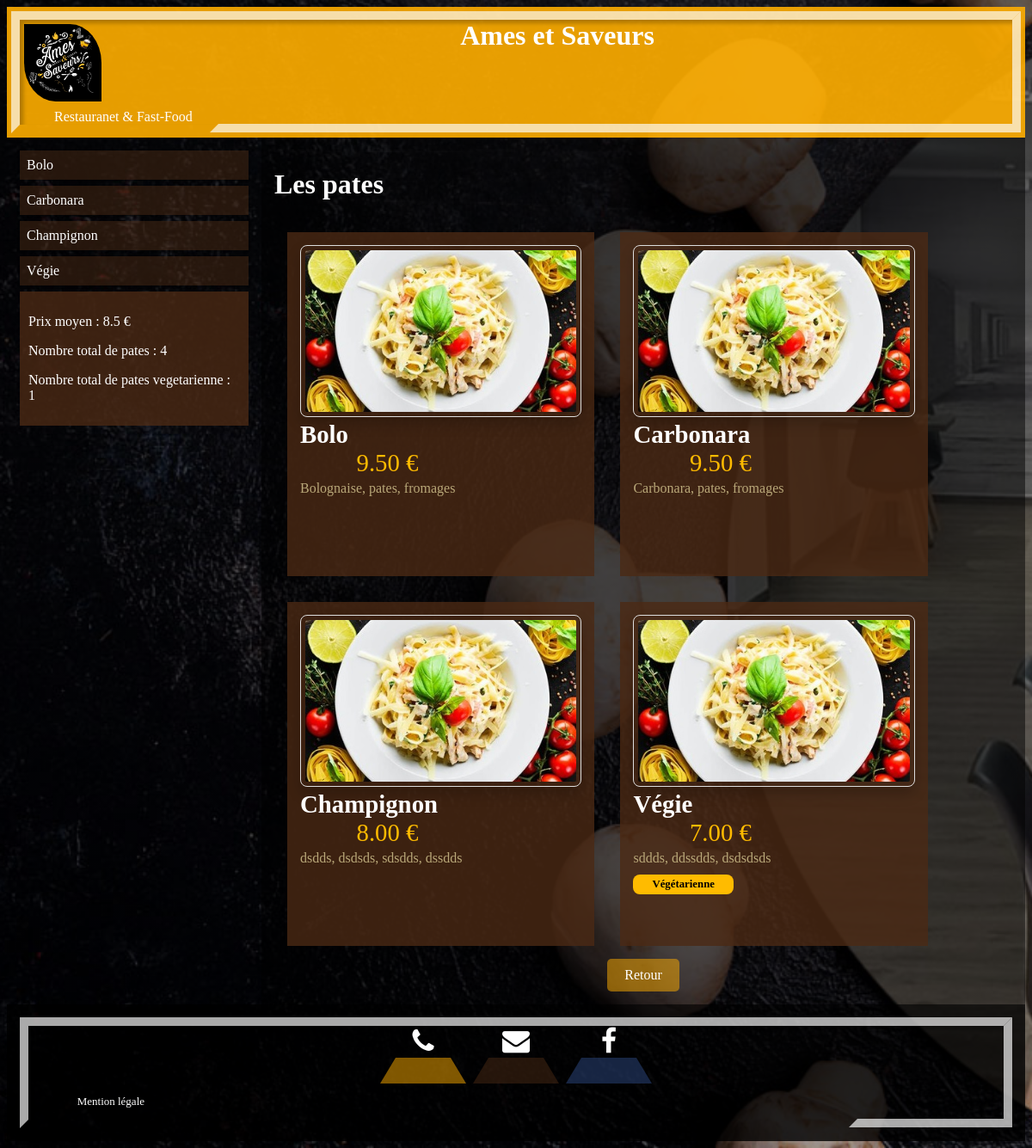
Screenshot of /pate/ with the database file from the repository.
### pate/models.py (models this page shows, shortened)
class Pate(models.Model):
    nom = models.CharField(max_length=128)
    ingredients = models.CharField(max_length=400)
    prix = models.FloatField(default=0)
    vegetarienne = models.BooleanField(default=False)
    stock = models.BooleanField(default=True)
    thumbnail = models.ImageField(upload_to="pate/static/pate/images", blank=True, null=True)

### pate/views.py (the view)
# urls.py: path("", views.index, name="index"),
def index(request):
    pates = Pate.objects.all().order_by('nom')
    pate_data = {
        'nom': [pate.nom for pate in pates],
        'prix': [pate.prix for pate in pates],
        'ingredients': [pate.ingredients for pate in pates],
        'vegetarienne': [pate.vegetarienne for pate in pates],
        'stock': [pate.stock for pate in pates],
        'image': [pate.thumbnail for pate in pates],
    }
    df_pate  = pd.DataFrame(pate_data)
    nombre_total_pates = len(df_pate)
    prix_moyen_pates = round(df_pate['prix'].mean(), 2)
    filtre_vegetarienne_pates = (df_pate['vegetarienne'] == True)
    nombre_vegetarienne_pates = df_pate.loc[filtre_vegetarienne_pates, 'nom'].count()
    return render(request, 'pate/index.html', {'pates' : pates,
                                               'nombre_total_pates' : nombre_total_pates,
                                               'prix_moyen_pates' : prix_moyen_pates,
                                               'nombre_vegetarienne_pates' : nombre_vegetarienne_pates})

### pate/templates/pate/index.html (shortened to what this page needs)
{% load static %}
<!DOCTYPE html>
<html lang="fr">
<head>
    <link rel="stylesheet" href="https://cdnjs.cloudflare.com/ajax/libs/font-awesome/4.7.0/css/font-awesome.min.css">
    <link href="{% static 'pate/style.css' %}" rel="stylesheet">
</head>
<body>
  <div class="header">
    <div class="headtop">
      <div class="row">
        <div class="col-1 col-s-1 header1"><a href="{% url 'main:index' %}"><img width=100px src="{% static 'main/images/logo.jpg' %}"/></a></div>
        <div class="col-11 col-s-12 header1"><h1>Ames et Saveurs</h1></div>
      </div>
      <div class="row">
        <div class="col-12 col-s-12 header1"><p>Restauranet & Fast-Food</p></div>
      </div>
    </div>
  </div>
      <div class="row">
        <div class="col-3 col-s-3 menu">
          <ul>
            {% for pate in pates %}
            <a class="lien" href="{% url 'pate:pate_detail' pate_id=pate.pk %}"><li>{{pate.nom}}</li></a>
            {% endfor %}
          </ul>
          <div class="stat">
            <p>Prix moyen : {{ prix_moyen_pates }} €</p>
            <p>Nombre total de pates : {{ nombre_total_pates }}</p>
            <p>Nombre total de pates vegetarienne : {{ nombre_vegetarienne_pates }}</p>
          </div>
        </div>
        <div class="col-9 col-s-12 text">
          <h1>Les pates</h1>
          <div class="row">
            {% for pate in pates %}
            <div class="col-5 col-s-5 produits">
              <div class="menu_list">
                  <div class="menu_list_item">
                    <span class="menu_list_img"><a href="{% url 'pate:pate_detail' pate_id=pate.pk %}"><img src="{{ pate.thumbnail }}"></a></span><br>
                      <span class="menu_list_title">{{pate.nom}}</span><br>
                      <span class="menu_list_prix">{{pate.prix | floatformat:2}} €</span>
                      <span class="menu_list_ingredients">{{pate.ingredients}}</span>
                      {% if pate.vegetarienne %}
                      <span class="menu_list_vegetarienne">Végétarienne</span>
                      {% endif %}
                  </div>
              </div>
            </div>
            {% endfor %}
          </div>
          <div class="container">
            <a href="javascript:void(0);" onclick="window.history.back();" class="back-link">Retour</a>
          </div>
        </div>
      </div>
      <div class="footer">
        <div class="headfoot">
          <a
              class="phone"
              href="tel:+33985235091"
              role="button"
              ><i class="fa fa-phone"></i
              ></a>
          <a
              class="mail"
              href="mailto:amesetsaveurs@gmail.com"
              role="button"
              ><i class="fa fa-envelope"></i
              ></a>
          <a
              class="facebook"
              href="https://www.facebook.com/amesetsaveurs/"
              target="_blank"
              role="button"
              ><i class="fa fa-facebook-f"></i>
            </a>
            <p class="mention"> Mention légale</p>
        </div>
      </div>
</body>
</html>

### rows the page displays
Pate: nom "Bolo", thumbnail (picture), prix "9.50", ingredients "Bolognaise, pates, fromages"
Pate: nom "Carbonara", thumbnail (picture), prix "9.50", ingredients "Carbonara, pates, fromages"
Pate: nom "Champignon", thumbnail (picture), prix "8.00", ingredients "dsdds, dsdsds, sdsdds, dssdds"
Pate: nom "Végie", thumbnail (picture), prix "7.00", ingredients "sddds, ddssdds, dsdsdsds", vegetarienne "Végétarienne"

### other values shown
{{ prix_moyen_pates }} "8.5"
{{ nombre_total_pates }} "4"
{{ nombre_vegetarienne_pates }} "1"
